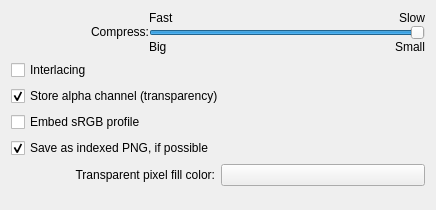
<?xml version="1.0" encoding="UTF-8"?>
<ui version="4.0">
 <class>KisWdgOptionsPNG</class>
 <widget class="QWidget" name="KisWdgOptionsPNG">
  <property name="geometry">
   <rect>
    <x>0</x>
    <y>0</y>
    <width>432</width>
    <height>210</height>
   </rect>
  </property>
  <property name="windowTitle">
   <string>PNG Options</string>
  </property>
  <layout class="QGridLayout" name="gridLayout">
   <item row="0" column="0">
    <layout class="QGridLayout">
     <property name="leftMargin">
      <number>0</number>
     </property>
     <property name="topMargin">
      <number>0</number>
     </property>
     <property name="rightMargin">
      <number>0</number>
     </property>
     <property name="bottomMargin">
      <number>0</number>
     </property>
     <property name="spacing">
      <number>0</number>
     </property>
     <item row="1" column="1" colspan="2">
      <widget class="QSlider" name="compressionLevel">
       <property name="toolTip">
        <string>Note: the compression level does not change the quality of the result</string>
       </property>
       <property name="whatsThis">
        <string>&lt;p&gt;Adjust the compression time. Better compression takes longer.
&lt;br&gt;Note: the compression level does not change the quality of the result.&lt;/p&gt;</string>
       </property>
       <property name="minimum">
        <number>1</number>
       </property>
       <property name="maximum">
        <number>9</number>
       </property>
       <property name="pageStep">
        <number>1</number>
       </property>
       <property name="value">
        <number>9</number>
       </property>
       <property name="orientation">
        <enum>Qt::Horizontal</enum>
       </property>
      </widget>
     </item>
     <item row="1" column="0" rowspan="2">
      <widget class="QLabel" name="textLabel1">
       <property name="toolTip">
        <string>Note: the compression level does not change the quality of the result</string>
       </property>
       <property name="whatsThis">
        <string>&lt;p&gt;Adjust the compression time. Better compression takes longer.
&lt;br&gt;Note: the compression level does not change the quality of the result.&lt;/p&gt;</string>
       </property>
       <property name="text">
        <string>Compress:</string>
       </property>
       <property name="alignment">
        <set>Qt::AlignRight|Qt::AlignTop|Qt::AlignTrailing</set>
       </property>
      </widget>
     </item>
     <item row="0" column="2">
      <widget class="QLabel" name="textLabel4_2">
       <property name="whatsThis">
        <string>&lt;p&gt;Adjust the compression time. Better compression takes longer.
&lt;br&gt;Note: the compression level does not change the quality of the result.&lt;/p&gt;</string>
       </property>
       <property name="text">
        <string comment="The compression will take a long time; saving the file will be slow.">Slow</string>
       </property>
       <property name="alignment">
        <set>Qt::AlignRight|Qt::AlignTrailing|Qt::AlignVCenter</set>
       </property>
      </widget>
     </item>
     <item row="0" column="1">
      <widget class="QLabel" name="textLabel3">
       <property name="whatsThis">
        <string>&lt;p&gt;Adjust the compression time. Better compression takes longer.
&lt;br&gt;Note: the compression level does not change the quality of the result.&lt;/p&gt;</string>
       </property>
       <property name="text">
        <string comment="The file will save fast but will not be compressed a lot">Fast</string>
       </property>
      </widget>
     </item>
     <item row="2" column="2">
      <widget class="QLabel" name="textLabel4">
       <property name="whatsThis">
        <string>&lt;p&gt;Adjust the compression time. Better compression takes longer.
&lt;br&gt;Note: the compression level does not change the quality of the result.&lt;/p&gt;</string>
       </property>
       <property name="text">
        <string comment="the file will be small">Small</string>
       </property>
       <property name="alignment">
        <set>Qt::AlignRight|Qt::AlignTrailing|Qt::AlignVCenter</set>
       </property>
      </widget>
     </item>
     <item row="2" column="1">
      <widget class="QLabel" name="textLabel3_2">
       <property name="whatsThis">
        <string>&lt;p&gt;Adjust the compression time. Better compression takes longer.
&lt;br&gt;Note: the compression level does not change the quality of the result.&lt;/p&gt;</string>
       </property>
       <property name="text">
        <string comment="the file will be big">Big</string>
       </property>
      </widget>
     </item>
    </layout>
   </item>
   <item row="1" column="0">
    <widget class="QCheckBox" name="interlacing">
     <property name="toolTip">
      <string>Use interlacing when publishing on the Internet.</string>
     </property>
     <property name="whatsThis">
      <string>&lt;p&gt;Interlacing is useful if you intend to publish your image on the Internet.&lt;br&gt;
Enabling interlacing will cause the image to be displayed by the browser even while downloading.&lt;/p&gt;</string>
     </property>
     <property name="text">
      <string>Interlacing</string>
     </property>
    </widget>
   </item>
   <item row="2" column="0">
    <widget class="QCheckBox" name="alpha">
     <property name="toolTip">
      <string>Disable to get smaller files if your image has no transparency</string>
     </property>
     <property name="whatsThis">
      <string>&lt;p&gt;The Portable Network Graphics (PNG) file format allows transparency in your image to be stored by saving an alpha channel.
You can uncheck the box if you are not using transparency and you want to make the resulting file smaller .&lt;br&gt;Always saving the alpha channel is recommended.&lt;/p&gt;</string>
     </property>
     <property name="text">
      <string>Store alpha channel (transparency)</string>
     </property>
     <property name="checked">
      <bool>true</bool>
     </property>
    </widget>
   </item>
   <item row="4" column="0">
    <widget class="QCheckBox" name="tryToSaveAsIndexed">
     <property name="toolTip">
      <string>Indexed PNG images are smaller. If you enabled this option, your image will be analyzed to see whether it is possible to save as an indexed PNG.</string>
     </property>
     <property name="text">
      <string>Save as indexed PNG, if possible</string>
     </property>
     <property name="checked">
      <bool>true</bool>
     </property>
    </widget>
   </item>
   <item row="5" column="0">
    <layout class="QHBoxLayout" name="horizontalLayout">
     <item>
      <widget class="QLabel" name="label_4">
       <property name="text">
        <string>Transparent pixel fill color:</string>
       </property>
       <property name="alignment">
        <set>Qt::AlignRight|Qt::AlignTrailing|Qt::AlignVCenter</set>
       </property>
      </widget>
     </item>
     <item>
      <widget class="KColorButton" name="bnTransparencyFillColor">
       <property name="toolTip">
        <string>&lt;html&gt;&lt;head/&gt;&lt;body&gt;&lt;p&gt;Background color to replace transparent pixels with.&lt;/p&gt;&lt;/body&gt;&lt;/html&gt;</string>
       </property>
      </widget>
     </item>
    </layout>
   </item>
   <item row="6" column="0">
    <spacer>
     <property name="orientation">
      <enum>Qt::Vertical</enum>
     </property>
     <property name="sizeType">
      <enum>QSizePolicy::Expanding</enum>
     </property>
     <property name="sizeHint" stdset="0">
      <size>
       <width>414</width>
       <height>16</height>
      </size>
     </property>
    </spacer>
   </item>
   <item row="3" column="0">
    <widget class="QCheckBox" name="chkSRGB">
     <property name="toolTip">
      <string>&lt;html&gt;&lt;head/&gt;&lt;body&gt;&lt;p&gt;&lt;span style=&quot; font-weight:600;&quot;&gt;PNG&lt;/span&gt; files have &lt;span style=&quot; font-style:italic;&quot;&gt;two&lt;/span&gt; options to save &lt;span style=&quot; font-weight:600;&quot;&gt;sRGB&lt;/span&gt; information: as a tag or as an explicit profile. For use with in websites, &lt;span style=&quot; font-style:italic;&quot;&gt;disable&lt;/span&gt; this option. For interchange with other applications, &lt;span style=&quot; font-style:italic;&quot;&gt;enable&lt;/span&gt; this option.&lt;/p&gt;&lt;/body&gt;&lt;/html&gt;</string>
     </property>
     <property name="text">
      <string>Embed sRGB profile</string>
     </property>
    </widget>
   </item>
  </layout>
 </widget>
 <customwidgets>
  <customwidget>
   <class>KColorButton</class>
   <extends>QPushButton</extends>
   <header>kcolorbutton.h</header>
  </customwidget>
 </customwidgets>
 <resources/>
 <connections/>
</ui>
